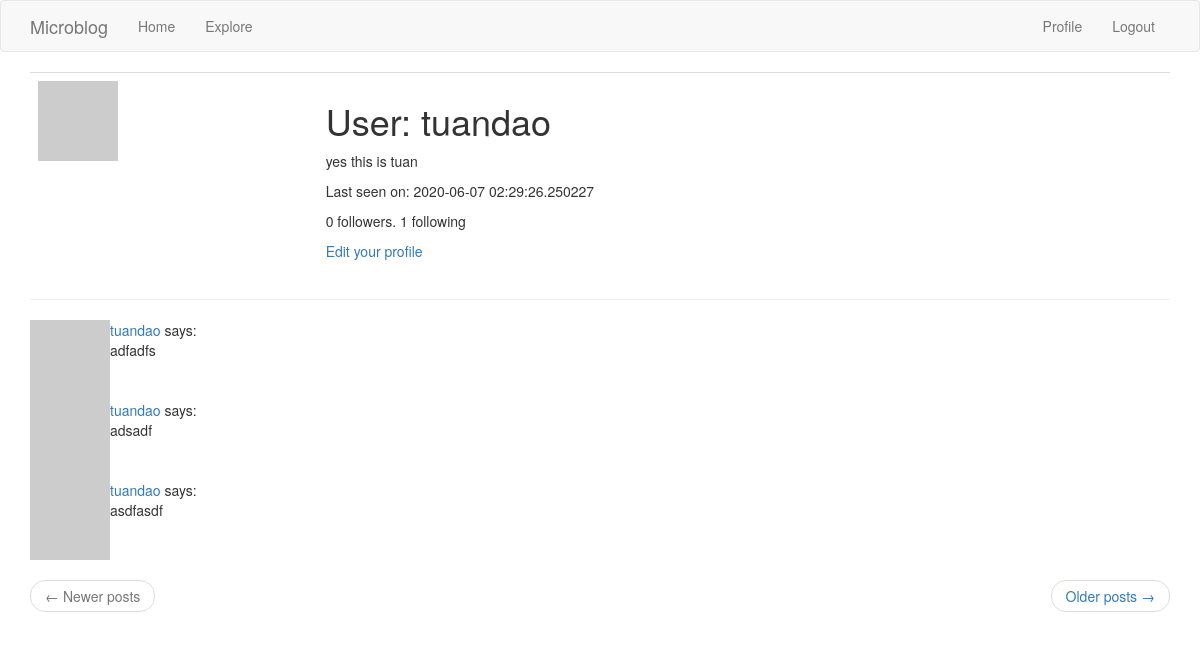
The page /user/tuandao (signed in) on the database as committed earlier.
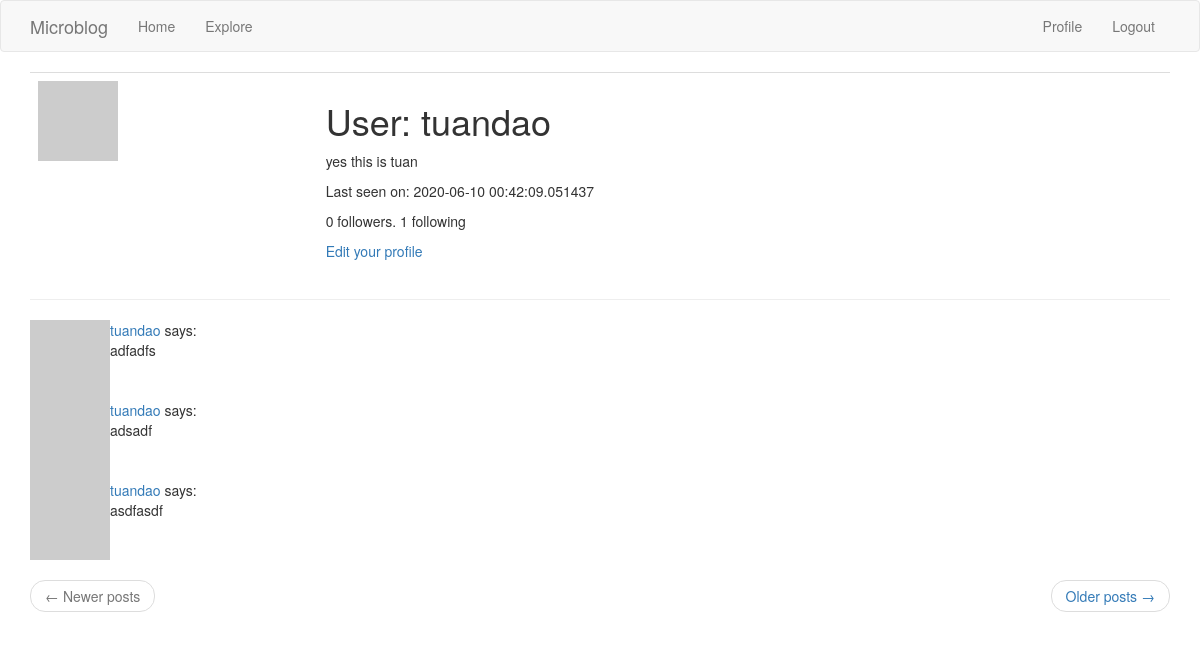
The same page on the database as committed later.
### app/models.py (models this page shows, shortened)
class User(UserMixin, db.Model):
    id = db.Column(db.Integer, primary_key=True)
    username = db.Column(db.String(64), index=True, unique=True)
    email = db.Column(db.String(120), index=True, unique=True)
    password_hash = db.Column(db.String(128))
    posts = db.relationship('Post', backref='author', lazy='dynamic')
    about_me = db.Column(db.String(140))
    last_seen = db.Column(db.DateTime, default=datetime.utcnow)
    followed = db.relationship(
        'User', secondary=followers,
        primaryjoin=(followers.c.follower_id == id),
        secondaryjoin=(followers.c.followed_id == id),
        backref=db.backref('followers', lazy='dynamic'), lazy='dynamic')
    def avatar(self, size):
        digest = md5(self.email.lower().encode('utf-8')).hexdigest()
        return 'https://www.gravatar.com/avatar/{}?d=identicon&s={}'.format(
            digest, size)

class Post(db.Model):
    id = db.Column(db.Integer, primary_key=True)
    body = db.Column(db.String(140))
    timestamp = db.Column(db.DateTime, index=True, default=datetime.utcnow)
    user_id = db.Column(db.Integer, db.ForeignKey('user.id'))

### app/routes.py (the view)
@app.route('/user/<username>')
@login_required
def user(username):
    user = User.query.filter_by(username=username).first_or_404()
    page = request.args.get('page', 1, type=int)
    posts = user.posts.order_by(Post.timestamp.desc()).paginate(
        page, app.config['POSTS_PER_PAGE'], False)
    next_url = url_for('user', username=user.username, page=posts.next_num) \
        if posts.has_next else None
    prev_url = url_for('user', username=user.username, page=posts.prev_num) \
        if posts.has_prev else None
    form = EmptyForm()
    return render_template('user.html', user=user, posts=posts.items,
                           form=form, next_url=next_url, prev_url=prev_url)

### app/models.py (called while the page is built)
@login.user_loader
def load_user(id):
    return User.query.get(int(id))

### app/routes.py (called while the page is built)
@app.before_request
def before_request():
    if current_user.is_authenticated:
        current_user.last_seen = datetime.utcnow()
        db.session.commit()

### app/templates/user.html (shortened to what this page needs)
{% extends "base.html" %} {% block app_content %}
<table class="table table-hover">
  <tr valign="top">
    <td><img src="{{ user.avatar(128) }}" /></td>
    <td>
      <h1>User: {{ user.username }}</h1>
      {% if user.about_me %}
      <p>{{ user.about_me }}</p>
      {% endif %} {% if user.last_seen %}
      <p>Last seen on: {{ user.last_seen }}</p>
      {% endif %}
      <p>
        {{user.followers.count()}} followers. {{user.followed.count() }}
        following
      </p>
      {% if user == current_user %}
      <p><a href="{{ url_for('edit_profile') }}">Edit your profile</a></p>
      {% elif not current_user.is_following(user) %}
      <form action="{{url_for('follow',username=user.username)}}" method="POST">
        {{form.hidden_tag()}} {{form.submit(value='Follow')}}
      </form>
      {% endif %}
    </td>
  </tr>
</table>
<hr />
{% for post in posts %} {% include '_post.html' %} {% endfor %}
<nav aria-label="...">
  <ul class="pager">
    <li class="previous{% if not prev_url %} disabled{% endif %}">
      <a href="{{ prev_url or '#' }}">
        <span aria-hidden="true">&larr;</span> Newer posts
      </a>
    </li>
    <li class="next{% if not next_url %} disabled{% endif %}">
      <a href="{{ next_url or '#' }}">
        Older posts <span aria-hidden="true">&rarr;</span>
      </a>
    </li>
  </ul>
</nav>
{% endblock %}

### app/templates/base.html (shortened to what this page needs)
{%extends 'bootstrap/base.html' %}  {% block
navbar %}
<nav class="navbar navbar-default">
  <div class="container">
    <div class="navbar-header">
      <a class="navbar-brand" href="{{ url_for('index') }}">Microblog</a>
    </div>
    <div class="collapse navbar-collapse" id="bs-example-navbar-collapse-1">
      <ul class="nav navbar-nav">
        <li><a href="{{ url_for('index') }}">Home</a></li>
        <li><a href="{{ url_for('explore') }}">Explore</a></li>
      </ul>
      <ul class="nav navbar-nav navbar-right">
        {% if current_user.is_anonymous %}
        <li><a href="{{ url_for('login') }}">Login</a></li>
        {% else %}
        <li>
          <a href="{{ url_for('user', username=current_user.username) }}"
            >Profile</a
          >
        </li>
        <li><a href="{{ url_for('logout') }}">Logout</a></li>
        {% endif %}
      </ul>
    </div>
  </div>
</nav>
{% endblock %} {% block content %}
<div class="container" >
   {% block app_content %}{% endblock %}
</div>
{% endblock %}

### app/templates/_post.html
<table>
  <tr valign="top">
    <td><img src="{{ post.author.avatar(36) }}" /></td>
    <td>
      <a href="{{ url_for('user', username=post.author.username) }}"
        >{{ post.author.username }}</a
      >
      says:<br />{{ post.body }}
    </td>
  </tr>
</table>

Rows that differ between the two databases and show on the page:
changed User "tuandao": last_seen "2020-06-07 02:29:26.250227" → "2020-06-10 00:42:09.051437"
